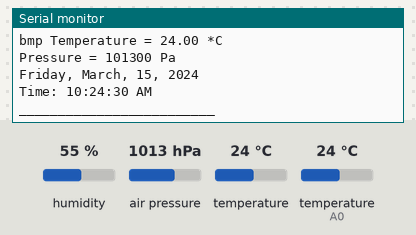
Recording of a sketch running on a simulated Arduino Uno, built with avr-gcc and run on an emulated ATmega328P. Parts: the last lines printed to the serial monitor. The test bench sets the inputs (shaded band); at power-on: humidity 55 %, air pressure 1013 hPa, temperature 24 °C, temperature (sensor on A0) 24 °C. The local clock reads 2024-03-15 10:24:30 at power-on unless the sketch sets it.

Above: at 1.4 s.
1.5 s: humidity set to 22 %
At 2.11 s:
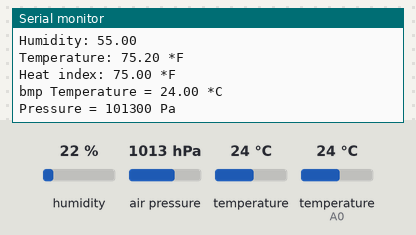
3.0 s: air pressure set to 952 hPa
At 4.4 s:
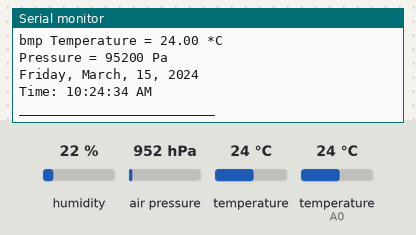
4.5 s: temperature (sensor 0) set to 12 °C
At 5.9 s:
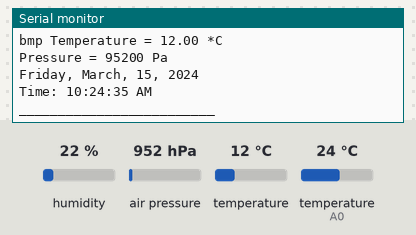
6.0 s: temperature (sensor on A0) set to 12 °C
At 7.27 s:
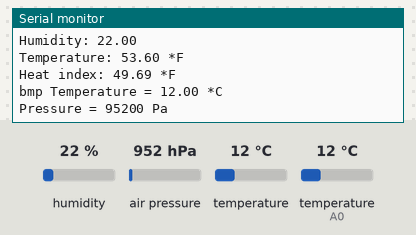
7.5 s: humidity set to 40 %
At 8.4 s:
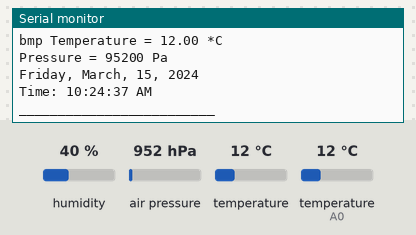
9.0 s: air pressure set to 975 hPa
At 9.6 s:
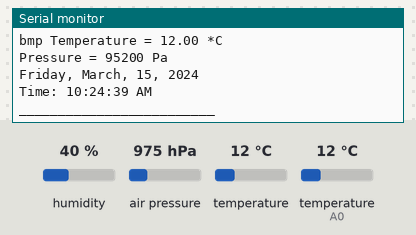
Timing chart, 0 to 11.5 s (numbered marks = the images above; inputs shaded):
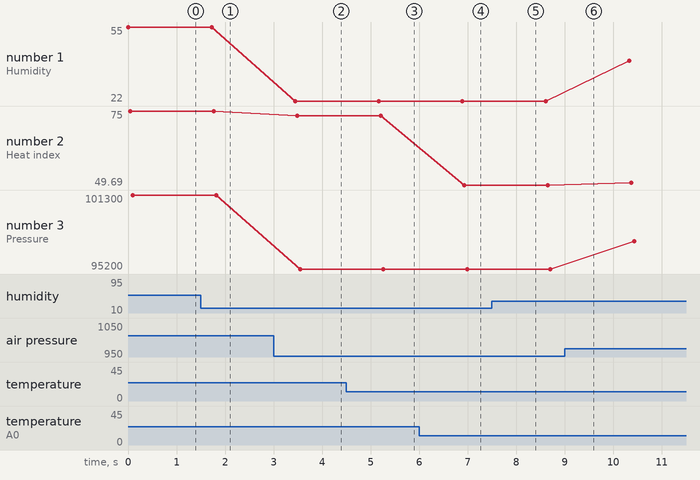

Measured:
- after the input at 3.0 s, the serial monitor: prints a new line after 0.55 s (image 2)
- after the input at 4.5 s, the serial monitor: prints a new line after 0.73 s (image 3)
- after the input at 6.0 s, the serial monitor: prints a new line after 0.91 s (image 4)
- plotted number 2: 73.45 → 49.69 after the input at 6.0 s
- plotted number 3: 101300 → 95200 after the input at 3.0 s, 95200 → 97500 after the input at 9.0 s

The sketch:

Xbee_tx.ino
```cpp
// Date and time functions using a DS1307 RTC connected via I2C and Wire lib

#include <SoftwareSerial.h>
#include "DHT.h"
#include <Wire.h>
#include "RTClib.h"
#include <Adafruit_BMP085.h>

#define DHTPIN A0     // what pin we're connected to
#define DHTTYPE DHT22   // DHT 22  (AM2302)

Adafruit_BMP085 bmp;

SoftwareSerial mySerial(3,2);
char* Month[] = {
  "Leave empty! ", "January", "Febuary", "March", "April", "May", "June", "July", "August", "September", "October", "November", "December"};
// Sunday is 0 from the now.dayOfWeek() call of the RTC
char* weekDays[] = {
  "Sunday", "Monday", "Tuesday", "Wednesday", "Thursday", "Friday", "Satuday"};
RTC_DS1307 rtc;
DHT dht(DHTPIN, DHTTYPE);
void setup () {
  dht.begin();
  Serial.begin(9600);
  mySerial.begin(9600);
  if (!bmp.begin()) {
    Serial.println("Could not find a valid BMP085 sensor, check wiring!");
    while (1) {
    }
  }
#ifdef AVR
  Wire.begin();
#else
  Wire1.begin(); // Shield I2C pins connect to alt I2C bus on Arduino Due
#endif
  rtc.begin();

  if (! rtc.isrunning()) {
    Serial.println("RTC is NOT running!");
    // following line sets the RTC to the date & time this sketch was compiled
    rtc.adjust(DateTime(F(__DATE__), F(__TIME__)));
    // This line sets the RTC with an explicit date & time, for example to set
    // January 21, 2014 at 3am you would call:
    // rtc.adjust(DateTime(2014, 1, 21, 3, 0, 0));
  }
}

void loop () {
  float h = dht.readHumidity();
  // Read temperature as Celsius
  float t = dht.readTemperature();
  // Read temperature as Fahrenheit
  float f = dht.readTemperature(true);

  // Check if any reads failed and exit early (to try again).
  if (isnan(h) || isnan(t) || isnan(f)) {
    Serial.println("Failed to read from DHT sensor!");
    return;
  }

  // Compute heat index
  // Must send in temp in Fahrenheit!
  float hi = dht.computeHeatIndex(f, h);

  Serial.print("Humidity: ");
  Serial.println(h);
  Serial.print("Temperature: ");
  Serial.print(f);
  Serial.println(" *F");
  Serial.print("Heat index: ");
  Serial.print(hi);
  Serial.println(" *F");
  Serial.println();

  Serial.print("bmp Temperature = ");
  Serial.print(bmp.readTemperature());
  Serial.println(" *C");

  Serial.print("Pressure = ");
  Serial.print(bmp.readPressure());
  Serial.println(" Pa");

  Serial.println();
  delay(500);
  DateTime now = rtc.now();
  Serial.print(now.dayOfWeek()[weekDays]);
  Serial.print(", ");
  Serial.print(now.month()[Month]);
  Serial.print(", ");
  Serial.print(now.day(), DEC);
  Serial.print(", ");
  Serial.println(now.year(), DEC);
  Serial.print("Time: ");
  if(now.hour() < 10){                // Zero padding if value less than 10 ie."09" instead of "9"
    Serial.print(" ");
    Serial.print((now.hour()> 12) ? now.hour() - 12 : ((now.hour() == 0) ? 12 : now.hour()), DEC); // Conversion to AM/PM
  }
  else{
    Serial.print((now.hour() > 12) ? now.hour() - 12 : ((now.hour() == 0) ? 12 : now.hour()), DEC); // Conversion to AM/PM
  }
  Serial.print(':');
  if(now.minute() < 10){         // Zero padding if value less than 10 ie."09" instead of "9"
    Serial.print("0");
    Serial.print(now.minute(), DEC);
  }
  else{
    Serial.print(now.minute(), DEC);
  }
  Serial.print(':');
  if(now.second() < 10){         // Zero padding if value less than 10 ie."09" instead of "9"
    Serial.print("0");
    Serial.print(now.second(), DEC);
  }
  else{
    Serial.print(now.second(), DEC);
  }
  if(now.hour() < 12){                  // Adding the AM/PM sufffix
    Serial.println(" AM");
  }
  else{
    Serial.println(" PM");
  }
  Serial.println("_________________________");
  Serial.println();
  mySerial.println();
  mySerial.print(now.dayOfWeek()[weekDays]);
  mySerial.print(" ");
  mySerial.print(now.month()[Month]);
  mySerial.print(" ");
  mySerial.print(now.day(), DEC);
  mySerial.print(", ");
  mySerial.println(now.year(), DEC);
  mySerial.print("Time:         ");
  if(now.hour() < 10){                // Zero padding if value less than 10 ie."09" instead of "9"
    mySerial.print(" ");
    mySerial.print((now.hour()> 12) ? now.hour() - 12 : ((now.hour() == 0) ? 12 : now.hour()), DEC); // Conversion to AM/PM
  }
  else{
    mySerial.print((now.hour() > 12) ? now.hour() - 12 : ((now.hour() == 0) ? 12 : now.hour()), DEC); // Conversion to AM/PM
  }
  mySerial.print(':');
  if(now.minute() < 10){         // Zero padding if value less than 10 ie."09" instead of "9"
    mySerial.print("0");
    mySerial.print(now.minute(), DEC);
  }
  else{
    mySerial.print(now.minute(), DEC);
  }
  mySerial.print(':');
  if(now.second() < 10){         // Zero padding if value less than 10 ie."09" instead of "9"
    mySerial.print("0");
    mySerial.print(now.second(), DEC);
  }
  else{
    mySerial.print(now.second(), DEC);
  }
  if(now.hour() < 12){                  // Adding the AM/PM sufffix
    mySerial.println(" AM");
  }
  else{
    mySerial.println(" PM");
  }

  mySerial.print("Temperature: ");
  mySerial.print(f,1);
  mySerial.println(" *F");
  mySerial.print("Humidity:    ");
  mySerial.print(h,1);
  mySerial.println(" %");
  mySerial.print("Pressure:    ");
  mySerial.print(bmp.readPressure()* 0.0002953,1);
  mySerial.println(" inHg");

  //mySerial.print("Heat index: ");
  // mySerial.print(hi);
  // mySerial.println(" *F");

  //mySerial.print("bmp Temperature = ");
  //mySerial.print(bmp.readTemperature());
  //mySerial.println(" *F");
  //mySerial.print("Pressure = ");
  //mySerial.print(bmp.readPressure()* 0.0002953,1);
  //mySerial.println(" inHg");
  mySerial.println("_________________________");

  delay(1000);
}
```
